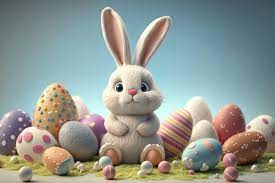
%> input picture lab 4 to/bunny.jpg, 275 x 183 px
$ octave MGC.m   (GNU Octave 9; MATLAB toolbox functions it lacks are replaced by stand-ins)
%> lines starting %> are read from the running program, lines starting %| are printed output that depends on the picture
clc, clear
n = 70;                              % valoarea de redimensionare a img.
A_bar = imread("bunny.jpg");         % citirea img
%> A_bar is the input picture: size 183x275x3 uint8; mean R, G, B 144.3, 150.9, 145.3
A_bar = rgb2gray(A_bar);             % convertire in alb-negru
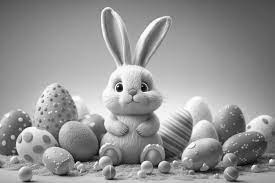
%> A_bar: size 183x275 uint8; min 1, max 255, mean 148.3
A_bar =im2double(A_bar);             % convertirea in valori double
%> A_bar: size 183x275 double
A_bar = imresize(A_bar,[n n]);       % redimensionarea  pozei
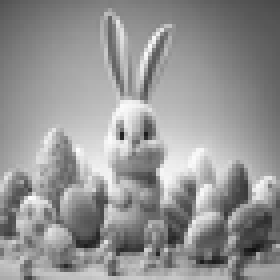
%> A_bar: size 70x70 double (shown 4 times larger); min 0.0632, max 0.997, mean 0.582
figure(1)
imshow(A_bar);                           % afisarea pozei initiale
title("Imaginea originala")

nrintraricunoscute=3000;             % setam un numar de intrari cunoscute
rPerm = randperm(n*n);                          %generarea random a indicilor pentru intrarile cunoscuti
omega = sort(rPerm(1 : nrintraricunoscute));    %intrarile care se cunosc
A = nan(n); A(omega) = A_bar(omega);
%> after `A(omega) = A_bar(omega)`:
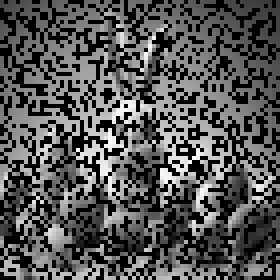
%> A: size 70x70 double (shown 4 times larger); 38.78% of the values are NaN or infinite; the others: min 0.0931, max 0.997, mean 0.579; drawn with min black, max white, NaN and infinite black
figure(2)
title("Imagine cu pixeli lipsa")
imshow(A)

ER=1;
Y_old=randn(n,n);
Y_new=zeros(n,n);
T=zeros(n,n);
cond_stop = [];
dr=70;

epsilon1=1e-6;
epsilon2=1e-3;
imax=1000000;
iter=0;

%> (the run ends here)
